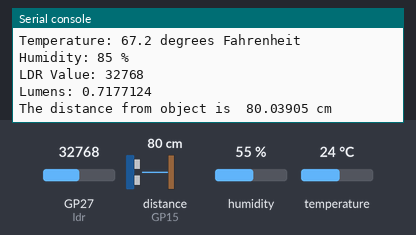
The program below on a simulated Raspberry Pi Pico running MicroPython. Shown: the last lines printed to the serial console. Inputs (shaded band) come from the test bench; at power-on: distance to the obstacle (sensor on GP15) 80 cm, humidity 55 %, GP27 (ldr) = 32768, temperature 24 °C (analog values on the 0–65535 scale). The echo pulse lasts 58.3 µs per cm.

Above: at 1.2 s.
1.3 s: distance to the obstacle (sensor on GP15) set to 2 cm
At 2.6 s:
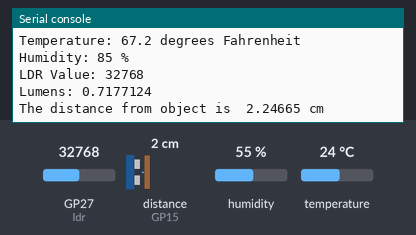
2.8 s: humidity set to 22 %
4.3 s: GP27 (ldr) set to 45874
At 5.6 s:
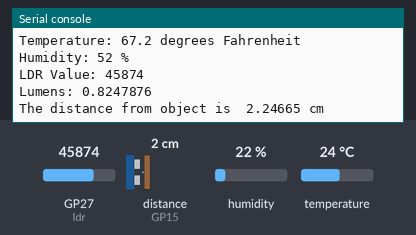
5.8 s: temperature set to 12 °C
7.3 s: distance to the obstacle (sensor on GP15) set to 4 cm
At 8.6 s:
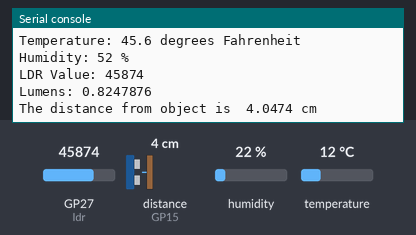
8.8 s: GP27 (ldr) set to 63568
At 9.8 s:
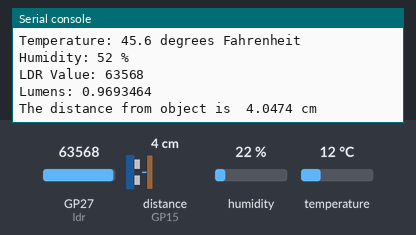
Timing chart, 0 to 11.3 s (numbered marks = the images above; inputs shaded):
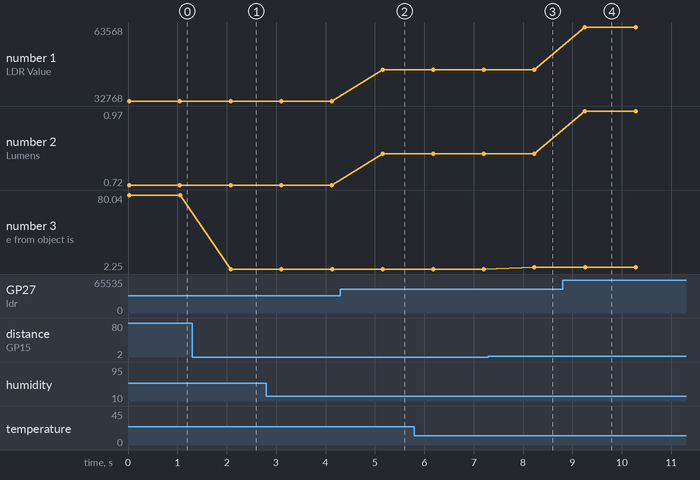

Measured:
- after the input at 1.3 s, the serial console: prints a new line after 0.78 s (image 1)
- after the input at 4.3 s, the serial console: prints a new line after 0.86 s (image 2)
- after the input at 7.3 s, the serial console: prints a new line after 0.93 s (image 3)
- after the input at 8.8 s, the serial console: prints a new line after 0.45 s (image 4)
- plotted number 1: 32768 → 45874 after the input at 4.3 s, 45874 → 63568 after the input at 8.8 s
- plotted number 2: 0.72 → 0.82 after the input at 4.3 s, 0.82 → 0.97 after the input at 8.8 s
- plotted number 3: 80.04 → 2.25 after the input at 1.3 s, 2.25 → 4.05 after the input at 7.3 s

The program:

sensors.py
```python
from machine import Pin
import time
import dht

# dht setup
d = dht.DHT11(Pin(26))

# photoresistor setup
ldr = machine.ADC(27)

# distance sensor setup
trigger = Pin(14, Pin.OUT)
echo = Pin(15, Pin.IN)
def ultra():
   trigger.low()
   time.sleep_us(2)
   trigger.high()
   time.sleep_us(5)
   trigger.low()
   while echo.value() == 0:
       signaloff = time.ticks_us()
   while echo.value() == 1:
       signalon = time.ticks_us()
   timepassed = signalon - signaloff
   distance = (timepassed * 0.0343) / 2
   print("The distance from object is ",distance,"cm")

while True:
    # Read dht sensor loop
    d.measure()
    temperature_c = d.temperature()
    temp = temperature_c * 9/5 + 32 -8  # Convert to Fahrenheit
    humidity = d.humidity() + 30

    # Read photoresistor loop
    ldr_value = ldr.read_u16()  # Read the LDR value
    lumens = (10/1224000) * ldr_value + (.45) # Convert to lumens

    # Print outputs
    if humidity is not None and temperature_c is not None:
        print("Temperature:", temp, "degrees Fahrenheit")
        print("Humidity:", humidity, "%")

    print("LDR Value:", ldr_value)  # Print the LDR value to the console
    print("Lumens:", lumens)  # Print the lumens value
    # Read distance loop
    ultra()
    time.sleep(1)  # Sleep for a second before the next iteration


       
```
